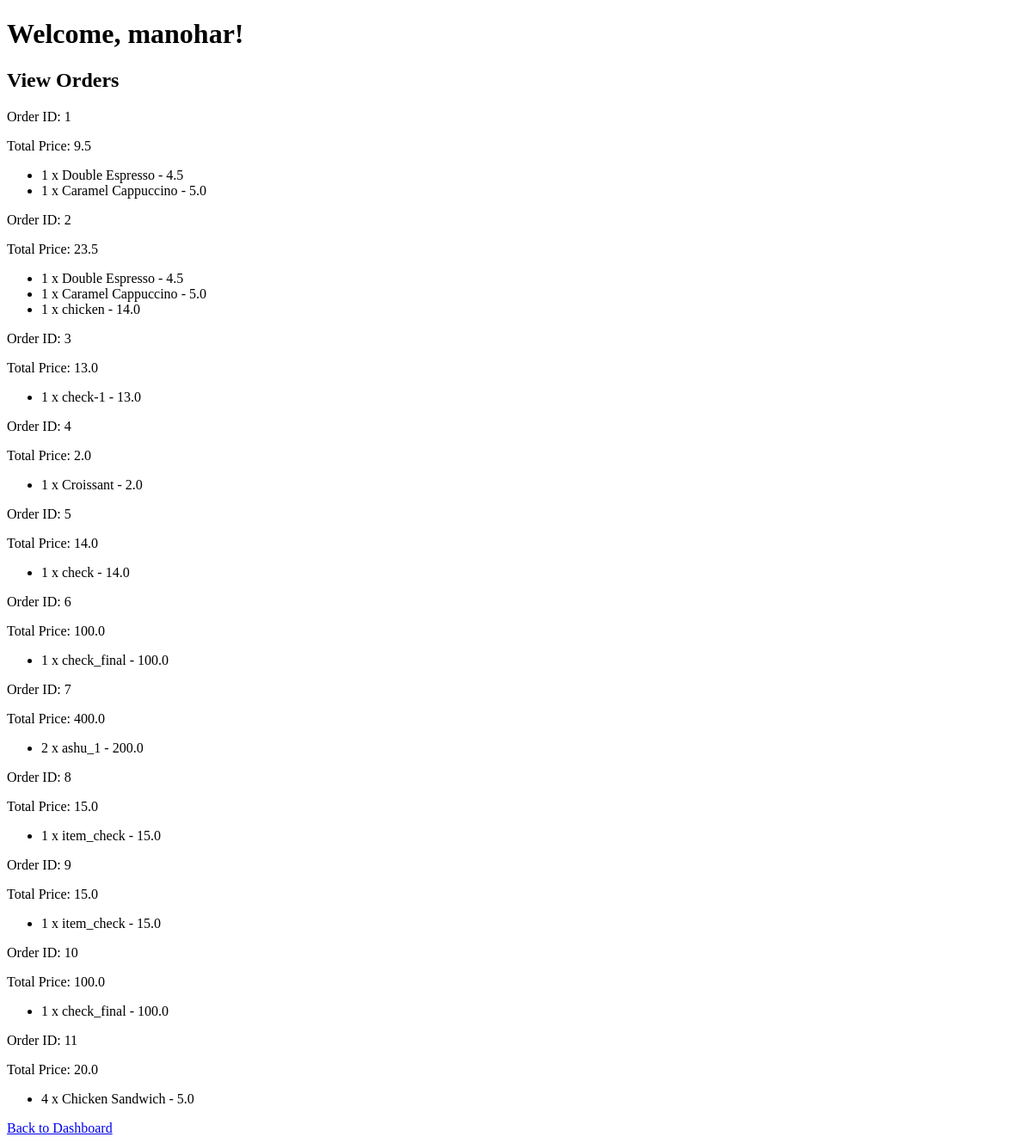
The page /manager/view_orders (signed in) on the database as committed earlier.
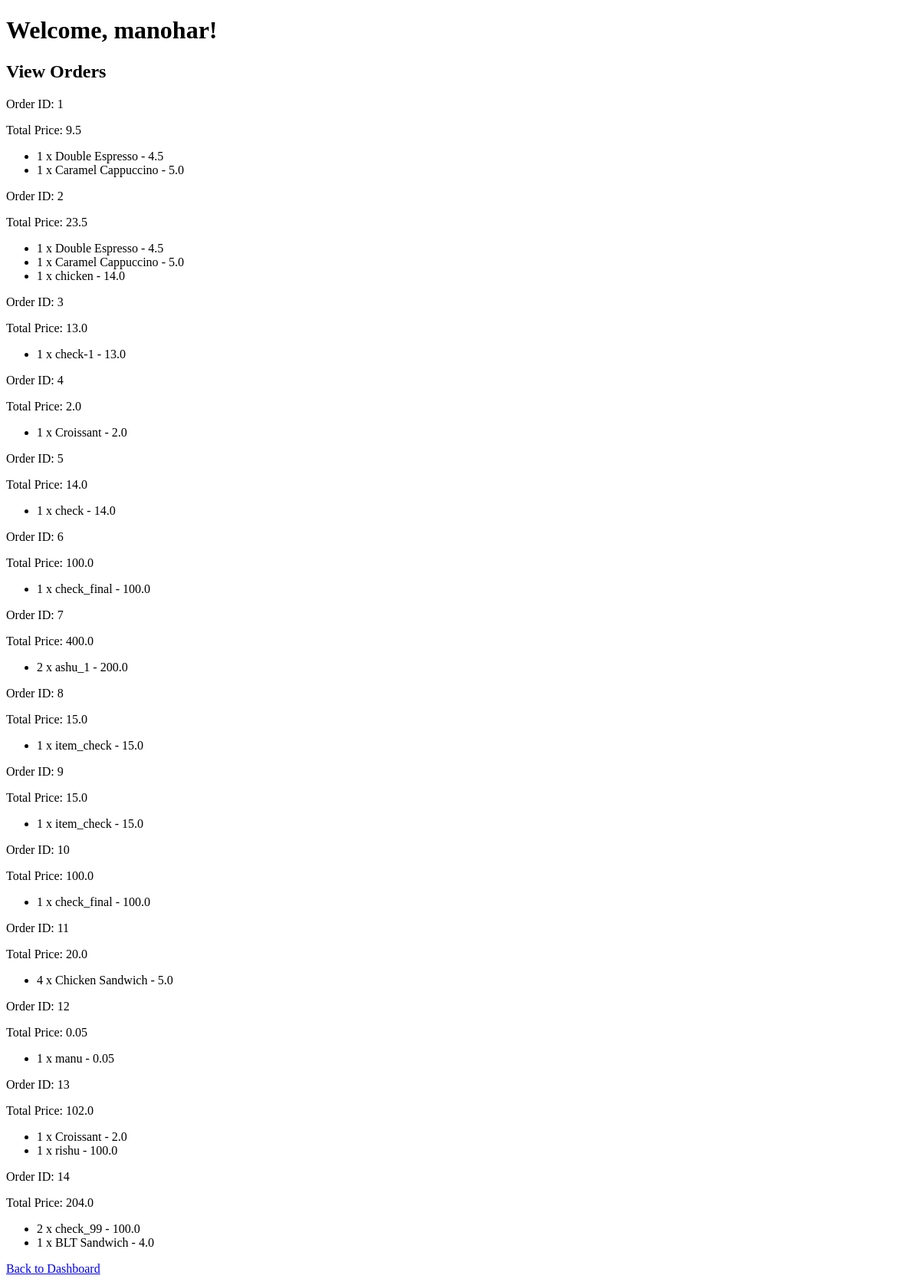
The same page on the database as committed later.
### app.py (models this page shows)
class Manager(db.Model):
    id = db.Column(db.Integer, primary_key=True)
    first_name = db.Column(db.String(80), nullable=False)
    last_name = db.Column(db.String(80), nullable=False)
    email = db.Column(db.String(120), unique=True, nullable=False)
    password = db.Column(db.String(120), nullable=False)

class Order(db.Model):
    id = db.Column(db.Integer, primary_key=True)
    user_id = db.Column(db.Integer, db.ForeignKey('user.id'), nullable=False)
    total_price = db.Column(db.Float, nullable=False)
    items = db.relationship('OrderItem', back_populates='order', cascade='all, delete-orphan')
    user = db.relationship('User', backref='orders')

class OrderItem(db.Model):
    id = db.Column(db.Integer, primary_key=True)
    order_id = db.Column(db.Integer, db.ForeignKey('order.id'), nullable=False)
    item_id = db.Column(db.Integer, db.ForeignKey('menu_item.id'), nullable=False)
    quantity = db.Column(db.Integer, nullable=False)
    order = db.relationship('Order', back_populates='items')
    item = db.relationship('MenuItem')

class MenuItem(db.Model):
    id = db.Column(db.Integer, primary_key=True)
    name = db.Column(db.String(100), nullable=False)
    price = db.Column(db.Float, nullable=False)
    quantity = db.Column(db.Integer, nullable=False)
    category = db.Column(db.String(50), nullable=False)

### app.py (the view)
@app.route('/manager/view_orders')
def view_orders():
    if 'manager_email' not in session:
        flash("You need to log in as a manager to access this page.", "error")
        return redirect(url_for('manager_login'))
    manager = Manager.query.filter_by(email=session['manager_email']).first()
    orders = Order.query.all()
    return render_template('view_orders.html', manager_name=manager.first_name, orders=orders)

### templates/view_orders.html (shortened to what this page needs)
<!DOCTYPE html>
<html>
<head>
</head>
<body>
    <h1>Welcome, {{ manager_name }}!</h1>
    <h2>View Orders</h2>
    {% for order in orders %}
        <p>Order ID: {{ order.id }}</p>
        <p>Total Price: {{ order.total_price }}</p>
        <ul>
            {% for order_item in order.items %}
                <li>{{ order_item.quantity }} x {{ order_item.item.name }} - {{ order_item.item.price }}</li>
            {% endfor %}
        </ul>
    {% endfor %}
    <a href="{{ url_for('manager_dashboard') }}">Back to Dashboard</a>
</body>
</html>

Rows that differ between the two databases and show on the page:
added Order: id "12", total_price "0.05"
added OrderItem: quantity "1", item.name "manu", item.price "0.05", shown under "12"
added Order: id "13", total_price "102.0"
added OrderItem: quantity "1", item.name "Croissant", item.price "2.0", shown under "13"
added OrderItem: quantity "1", item.name "rishu", item.price "100.0", shown under "13"
added Order: id "14", total_price "204.0"
added OrderItem: quantity "2", item.name "check_99", item.price "100.0", shown under "14"
added OrderItem: quantity "1", item.name "BLT Sandwich", item.price "4.0", shown under "14"
